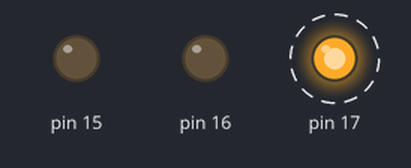
A sketch run on a simulated Arduino Uno, built with avr-gcc and run on an emulated ATmega328P. Parts: output pins drawn as LEDs (lit = HIGH). Dashed ring = blinking.

Above: at 0.5 s.
At 1.5 s:
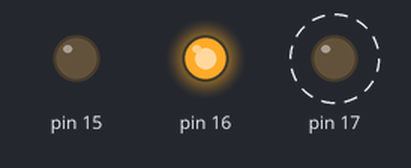
Timing chart, 0 to 5.2 s (numbered marks = the images above):
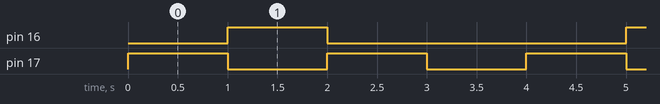

Measured:
- by itself, pin 16: alternates HIGH for 1.0 s and LOW for 3.0 s
- by itself, pin 17: alternates HIGH for 1.0 s and LOW for 1.0 s
- by itself, everything shown: repeats every 4.0 s, in 4 steps

The sketch:

RGB.ino
```cpp
void setup(){
  pinMode(15, OUTPUT);
  pinMode(16, OUTPUT);
  pinMode(17, OUTPUT);
}

void loop(){
  digitalWrite(15, LOW);
  digitalWrite(16, LOW);
  digitalWrite(17, HIGH);
  delay(1000);

  digitalWrite(15, LOW);
  digitalWrite(16, HIGH);
  digitalWrite(17, LOW);
  delay(1000);

  digitalWrite(15, LOW);
  digitalWrite(16, LOW);
  digitalWrite(17, HIGH);
  delay(1000);

  digitalWrite(15, LOW);
  digitalWrite(16, LOW);
  digitalWrite(17, LOW);
  delay(1000);
}
```
